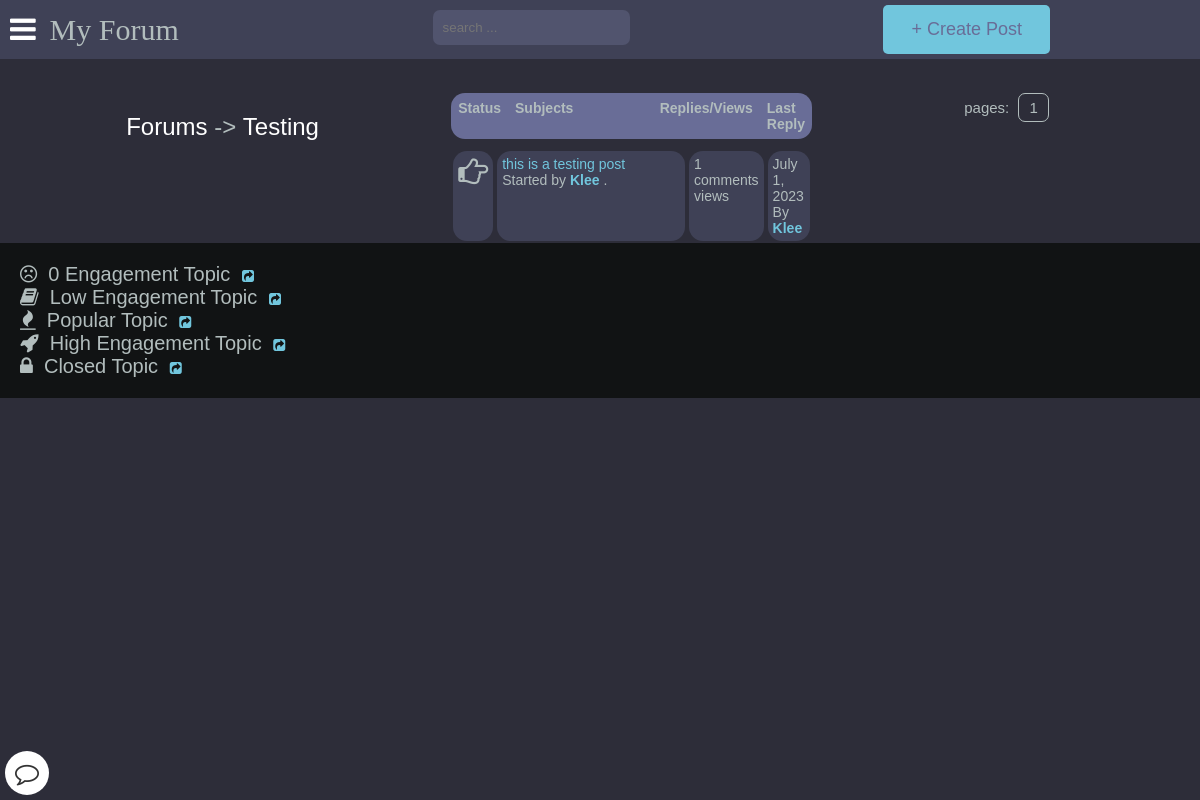
/posts/testing/, run on an earlier commit of the app's database.
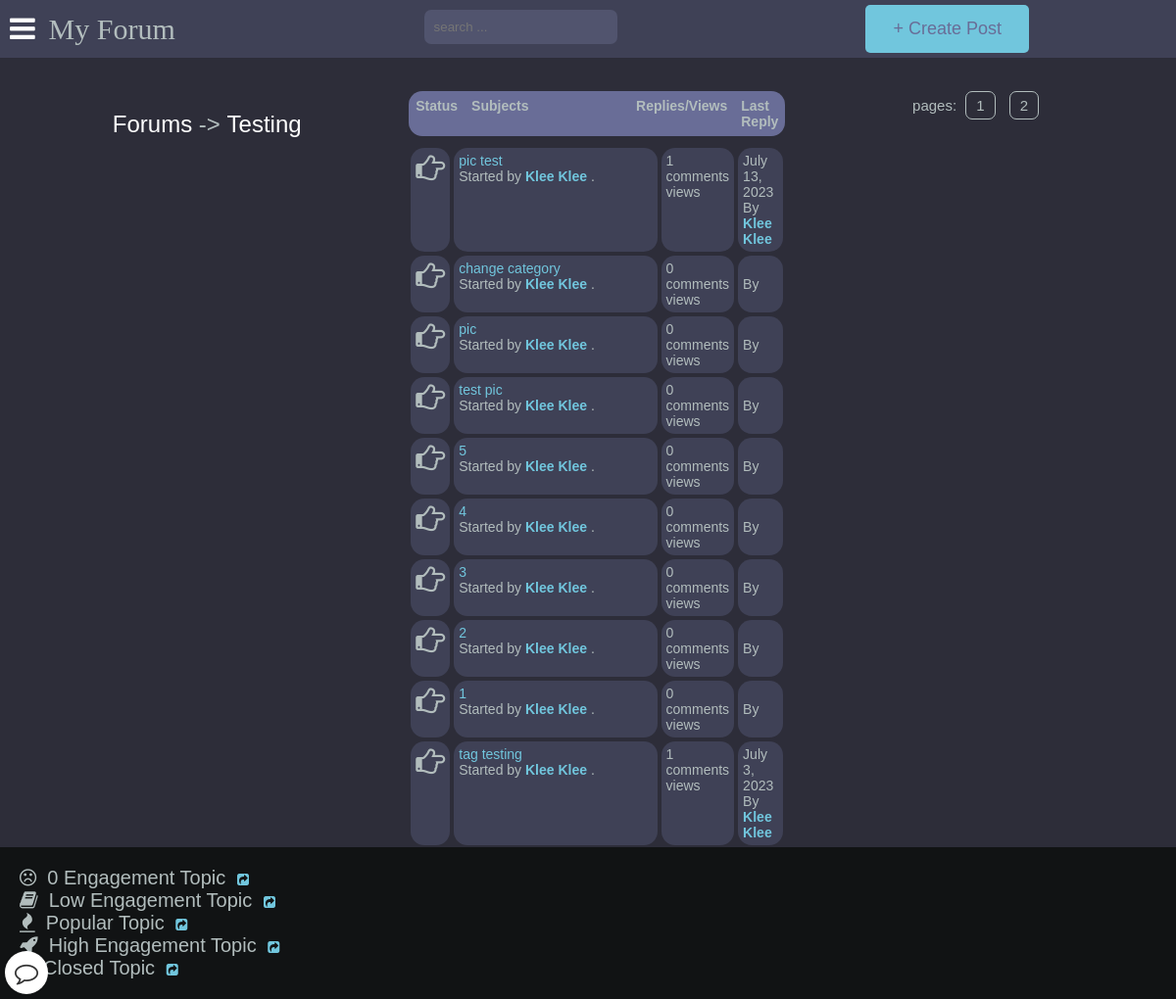
And on a later commit of the database.
### main/models.py (models this page shows, shortened)
class Post(models.Model):
    title = models.CharField(max_length=400)
    slug = models.SlugField(max_length=400, unique=True, blank=True)
    user = models.ForeignKey(Author, on_delete=models.CASCADE)
    content = HTMLField()
    categories = models.ManyToManyField(Category)
    date = models.DateTimeField(auto_now_add=True)
    approved = models.BooleanField(default=True)
    image = models.ImageField(upload_to='post_images', blank=True, null=True)
    hit_count_generic = GenericRelation(HitCount, object_id_field='object_pk',
        related_query_name='hit_count_generic_relation'
    )
    tags = TaggableManager()
    comments = models.ManyToManyField(Comment, blank=True)
    def get_url(self):
        return reverse("detail", kwargs={
            "slug":self.slug
        })
    class Meta:
        ordering = ['-date']
    @property
    def num_comments(self):
        return self.comments.count()
    @property
    def last_reply(self):
        return self.comments.latest("date")

class Author(models.Model):
    user = models.ForeignKey(User, on_delete=models.CASCADE)
    fullname = models.CharField(max_length=40, blank=True)
    slug = models.SlugField(max_length=400, unique=True, blank=True)
    bio = HTMLField(default='none')
    points = models.IntegerField(default=0)
    email = models.EmailField(unique=False,default="example@gmail.com", validators=[EmailValidator(message="Invalid email format")])
    profile_pic = ResizedImageField(size=[400, 400], quality=100, upload_to="authors", default="defaults/default_profile_pic.jpg", null=True, blank=False)

class Comment(models.Model):
    user = models.ForeignKey(Author, on_delete=models.CASCADE)
    content = models.TextField()
    date = models.DateTimeField(auto_now_add=True)
    replies = models.ManyToManyField(Reply, blank=True)

### main/views.py (the view)
# urls.py: path("posts/<slug>/", posts, name="posts"),
def posts(request, slug):
    category = get_object_or_404(Category, slug=slug)
    posts = Post.objects.filter(approved=True, categories=category)
    paginator = Paginator(posts, 10)
    page = request.GET.get("page")
    try:
        posts = paginator.page(page)
    except PageNotAnInteger:
        posts = paginator.page(1)
    except EmptyPage:
        posts = paginator.page(paginator.num_pages)
    context = {
        "posts":posts,
        "forum": category,
        "title": "Posts"
    }
    return render(request, "posts.html", context)

### main/models.py (called while the page is built)
    def get_url(self):
        return reverse("posts", kwargs={
            "slug":self.slug
        })

### templates/posts.html
{% extends 'base.html' %}
{% load hitcount_tags %}
{% block content %}
    <div class="container">
        <div class="navigate">
            <span><a href="{% url 'home' %}">Forums</a> -> <a href="{{forum.get_url}}">{{forum.title}}</a></span>
        </div>
        <div class="posts-table">
            <div class="table-head">
                <div class="status">Status</div>
                <div class="subjects">Subjects</div>
                <div class="replies">Replies/Views</div>
                <div class="last-reply">Last Reply</div>
            </div>
            {% for post in posts %}
            <div class="table-row">
                <div class="status"><i class="fa fa-hand-o-right"></i></div>
                <div class="subjects">
                    <a href="{{post.get_url}}">{{post.title}}</a>
                    <br>
                    <span>Started by <b><a href="">{{post.user.fullname|title}}</a></b> .</span>
                </div>
                <div class="replies">
                    {{post.num_comments}} comments <br> {% get_hit_count for post %} views
                </div>
                <div class="last-reply">
                    {{post.last_reply.date|date}}
                    <br>By <b><a href="">{{post.last_reply.user.fullname|title}}</a></b>
                </div>
            </div>
            {% endfor %}
        </div>
            <div class="pagination">
                pages: {% for num_page in posts.paginator.page_range %}<a href="?page={{num_page}}">{{num_page}}</a> {% endfor %}
            </div>
    </div>
    <div class="note">
        <span><i class="fa fa-frown-o"></i>&nbsp; 0 Engagement Topic</span>&nbsp;&nbsp;&nbsp;<a href=""><i class="fa fa-share-square"></i></a><br>
        <span><i class="fa fa-book"></i>&nbsp; Low Engagement Topic</span>&nbsp;&nbsp;&nbsp;<a href=""><i class="fa fa-share-square"></i></a><br>
        <span><i class="fa fa-fire"></i>&nbsp; Popular Topic</span>&nbsp;&nbsp;&nbsp;<a href=""><i class="fa fa-share-square"></i></a><br>
        <span><i class="fa fa-rocket"></i>&nbsp; High Engagement Topic</span>&nbsp;&nbsp;&nbsp;<a href=""><i class="fa fa-share-square"></i></a><br>
        <span><i class="fa fa-lock"></i>&nbsp; Closed Topic</span>&nbsp;&nbsp;&nbsp;<a href=""><i class="fa fa-share-square"></i></a><br>
    </div>
{% endblock content %}

What changed in the data, as far as the page shows it:
no longer on this page (row unchanged): Post: title "this is a testing post", user.fullname "Klee", num_comments "1", last_reply "July 1, 2023", last_reply.user.fullname "Klee"
added Post: title "pic test", user.fullname "Klee Klee", num_comments "1", last_reply "July 13, 2023", last_reply.user.fullname "Klee Klee"
added Post: title "change category", user.fullname "Klee Klee", num_comments "0"
added Post: title "pic", user.fullname "Klee Klee", num_comments "0"
added Post: title "test pic", user.fullname "Klee Klee", num_comments "0"
added Post: title "5", user.fullname "Klee Klee", num_comments "0"
added Post: title "4", user.fullname "Klee Klee", num_comments "0"
added Post: title "3", user.fullname "Klee Klee", num_comments "0"
added Post: title "2", user.fullname "Klee Klee", num_comments "0"
added Post: title "1", user.fullname "Klee Klee", num_comments "0"
added Post: title "tag testing", user.fullname "Klee Klee", num_comments "1", last_reply "July 3, 2023", last_reply.user.fullname "Klee Klee"
Also different on the page:
new list line: "2"
